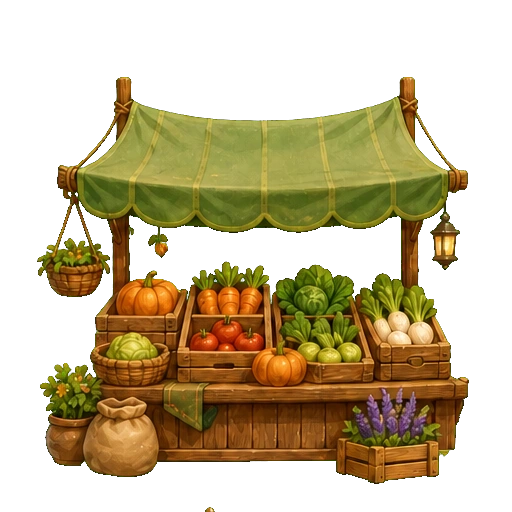
#> input picture assets/images/buildings/market.webp, 512 x 512 px, given in place of buildings, which was not available
$ python prepare_opengameart_platform_candidates.py ../../assets/images/buildings
#> lines starting #> are read from the running program, lines starting #| are printed output that depends on the picture; pictures that were not available may be replaced by others from this repository, and a replacement may not be noted
#> in make_sheet, `sheet = Image.new("RGBA", (cell[0] * cols, cell[1]), (0, 0, 0, 0))`: sheet: PIL image 512x320 RGBA; every value is 0
#!/usr/bin/env python3
"""Prepare OpenGameArt terrain candidates for Destiny Ranger review.

This script intentionally writes to the candidate folder, not to the formal
Generated art folder. Formal runtime import should happen only after visual QA
and provenance registration.
"""

from __future__ import annotations

import argparse
from pathlib import Path

from PIL import Image, ImageChops, ImageEnhance, ImageFilter, ImageOps


PROJECT = Path(__file__).resolve().parents[1]
CANDIDATES = PROJECT / "Assets/DestinyRanger/Art/Candidates/OpenGameArt"
OUT = CANDIDATES / "Prepared"


def load_rgba(path: Path) -> Image.Image:
    image = Image.open(path).convert("RGBA")
#> image is the input picture: PIL image 512x512 RGBA; mean R, G, B, A 65.7, 52.1, 20, 115.4
    if image.width < 16 or image.height < 16:
        raise ValueError(f"candidate image too small: {path}")
    return image


def trim_alpha(image: Image.Image) -> Image.Image:
    alpha = image.getchannel("A")
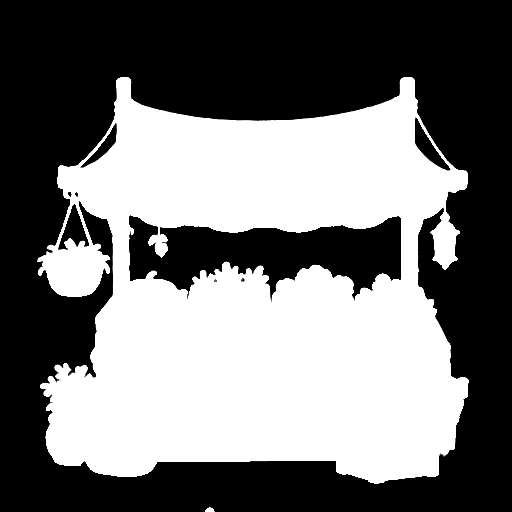
#> alpha: PIL image 512x512 L; min 0, max 255, mean 115.4
    bbox = alpha.getbbox()
#> bbox = (37, 77, 469, 512)
    if not bbox:
        return image
    return image.crop(bbox)
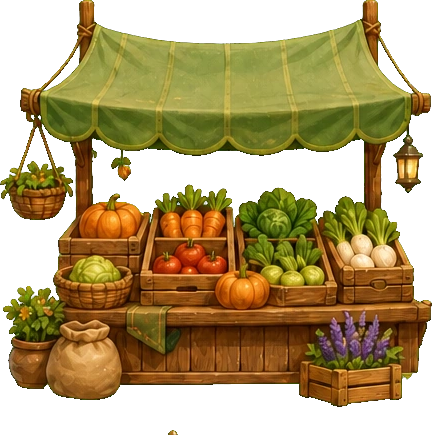
#> returned value: PIL image 432x435 RGBA; mean R, G, B, A 91.4, 72.4, 27.7, 161; transparent parts drawn white


def feather_alpha(image: Image.Image, pixels: int = 2) -> Image.Image:
#> called with pixels = 2
    image = image.convert("RGBA")
    alpha = image.getchannel("A")
#> alpha: PIL image 432x435 L
    eroded = alpha.filter(ImageFilter.MinFilter(pixels * 2 + 1))
    edge = ImageChops.subtract(alpha, eroded)
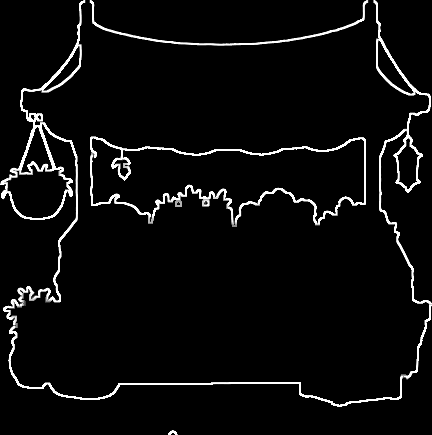
#> edge: PIL image 432x435 L; min 0, max 255, mean 11.8
    softened = ImageChops.subtract(alpha, ImageEnhance.Brightness(edge).enhance(0.35))
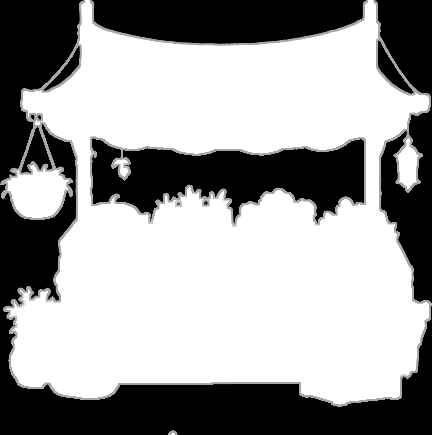
#> softened: PIL image 432x435 L; min 0, max 255, mean 156.9
    image.putalpha(softened)
#> image: PIL image 432x435 RGBA
    return image


def fit_cell(image: Image.Image, size: tuple[int, int]) -> Image.Image:
    image = trim_alpha(image)
    image = feather_alpha(image)
    image = ImageOps.contain(image, (size[0] - 24, size[1] - 24), Image.Resampling.LANCZOS)
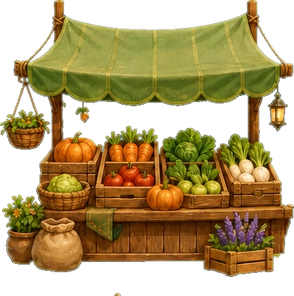
#> image: PIL image 294x296 RGBA; mean R, G, B, A 88.1, 68.8, 22.8, 157; transparent parts drawn white
    canvas = Image.new("RGBA", size, (0, 0, 0, 0))
    canvas.alpha_composite(image, ((size[0] - image.width) // 2, (size[1] - image.height) // 2))
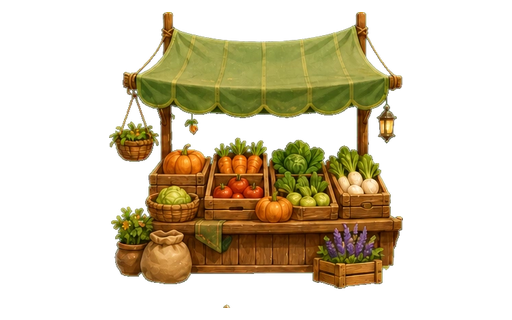
#> canvas: PIL image 512x320 RGBA; mean R, G, B, A 46.8, 36.5, 12.1, 83.4; transparent parts drawn white
    return canvas


def environment_tint(image: Image.Image) -> Image.Image:
    """Nudge candidate terrain toward current forest-ruins palette."""
    image = image.convert("RGBA")
    tinted = Image.new("RGBA", image.size, (58, 112, 86, 0))
    tinted.putalpha(ImageEnhance.Brightness(image.getchannel("A")).enhance(0.10))
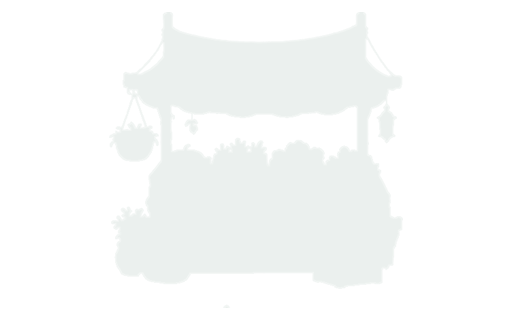
#> tinted: PIL image 512x320 RGBA; mean R, G, B, A 58, 112, 86, 8.2; transparent parts drawn white
    merged = Image.alpha_composite(image, tinted)
    merged = ImageEnhance.Color(merged).enhance(0.92)
    merged = ImageEnhance.Contrast(merged).enhance(1.05)
    return merged


def make_sheet(inputs: list[Path], out_path: Path, cell: tuple[int, int] = (512, 320)) -> None:
    if not inputs:
        raise ValueError("no candidate images passed")
    cols = min(4, len(inputs))
    sheet = Image.new("RGBA", (cell[0] * cols, cell[1]), (0, 0, 0, 0))
    for index, path in enumerate(inputs[:cols]):
        prepared = environment_tint(fit_cell(load_rgba(path), cell))
        sheet.alpha_composite(prepared, (cell[0] * index, 0))
    out_path.parent.mkdir(parents=True, exist_ok=True)
    sheet.save(out_path, optimize=True)


def main() -> int:
    parser = argparse.ArgumentParser()
    parser.add_argument("images", nargs="+", type=Path, help="CC0 terrain candidate PNG files")
    parser.add_argument(
        "--out",
        type=Path,
        default=OUT / "opengameart-platform-candidate-sheet.png",
        help="candidate output sheet path",
    )
    args = parser.parse_args()
    paths = [p if p.is_absolute() else PROJECT / p for p in args.images]
    make_sheet(paths, args.out if args.out.is_absolute() else PROJECT / args.out)
    print(args.out)
    return 0


if __name__ == "__main__":
    raise SystemExit(main())
#> (the program exits here)

$ run again, on assets/images/buildings/mia.webp
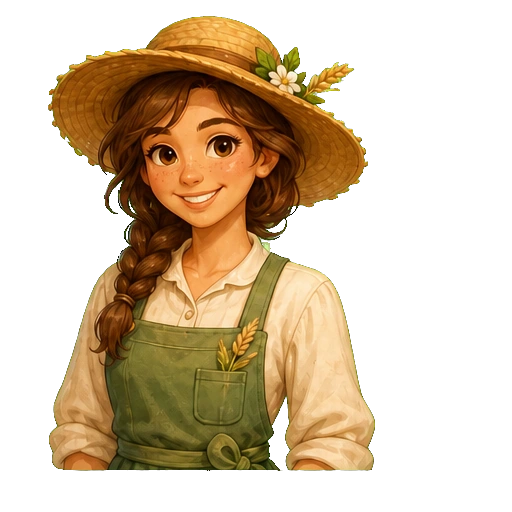
#> input picture assets/images/buildings/mia.webp, 512 x 512 px, given in place of buildings, which was not available
#> sheet: PIL image 512x320 RGBA; every value is 0
#> in load_rgba, image is the input picture: PIL image 512x512 RGBA; mean R, G, B, A 70.3, 51.8, 26.9, 107.7
#> in trim_alpha, `alpha = image.getchannel("A")`:
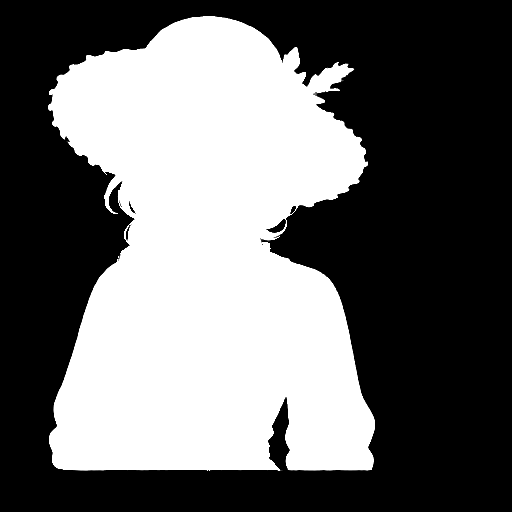
#> alpha: PIL image 512x512 L; min 0, max 255, mean 107.7
#> bbox = (48, 16, 375, 471)
#> in environment_tint, `merged = ImageEnhance.Color(merged).enhance(0.92)`:
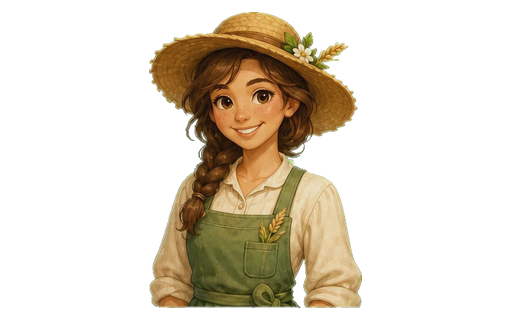
#> merged: PIL image 512x320 RGBA; mean R, G, B, A 42.8, 33.8, 18.7, 71.9; transparent parts drawn white

$ run again, on assets/images/buildings/vault.webp
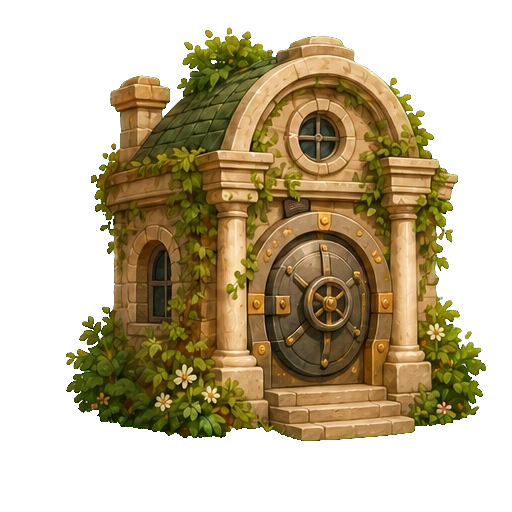
#> input picture assets/images/buildings/vault.webp, 512 x 512 px, given in place of buildings, which was not available
#> sheet: PIL image 512x320 RGBA; every value is 0
#> in load_rgba, image is the input picture: PIL image 512x512 RGBA; mean R, G, B, A 67.8, 55.3, 27.3, 124.6
#> in trim_alpha, `alpha = image.getchannel("A")`:
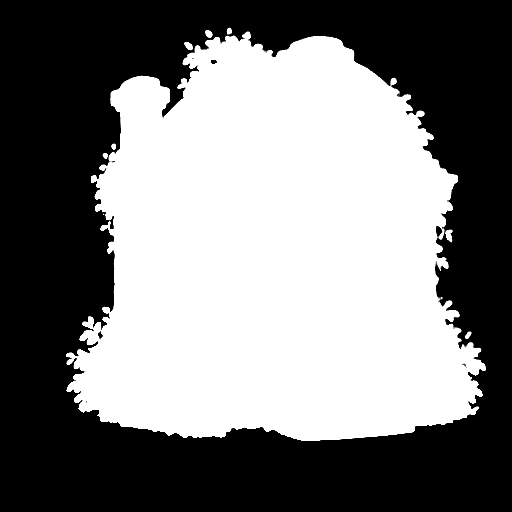
#> alpha: PIL image 512x512 L; min 0, max 255, mean 124.6
#> bbox = (66, 27, 486, 441)
#> in fit_cell, `canvas.alpha_composite(image, ((size[0] - image.width) // 2, (size[1] ..`:
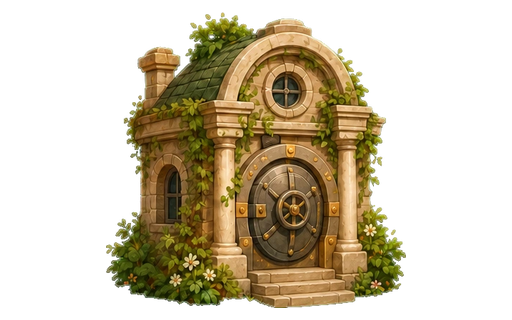
#> canvas: PIL image 512x320 RGBA; mean R, G, B, A 53.7, 43.5, 20.2, 100.2; transparent parts drawn white
